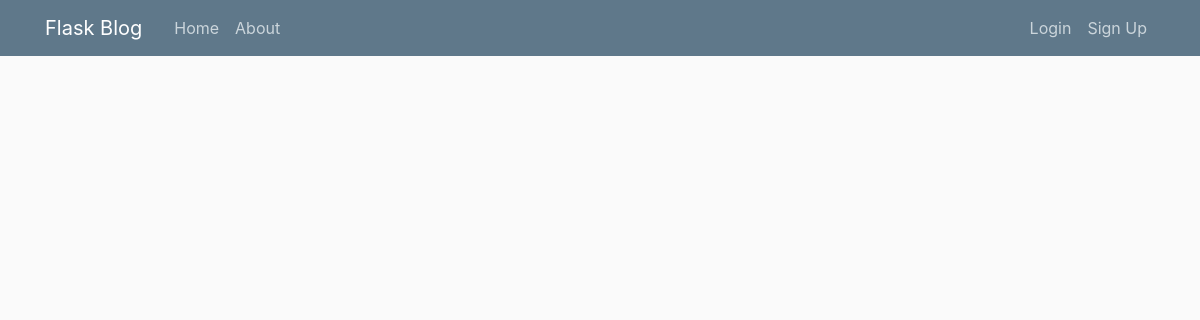
Page /home on the earlier database version.
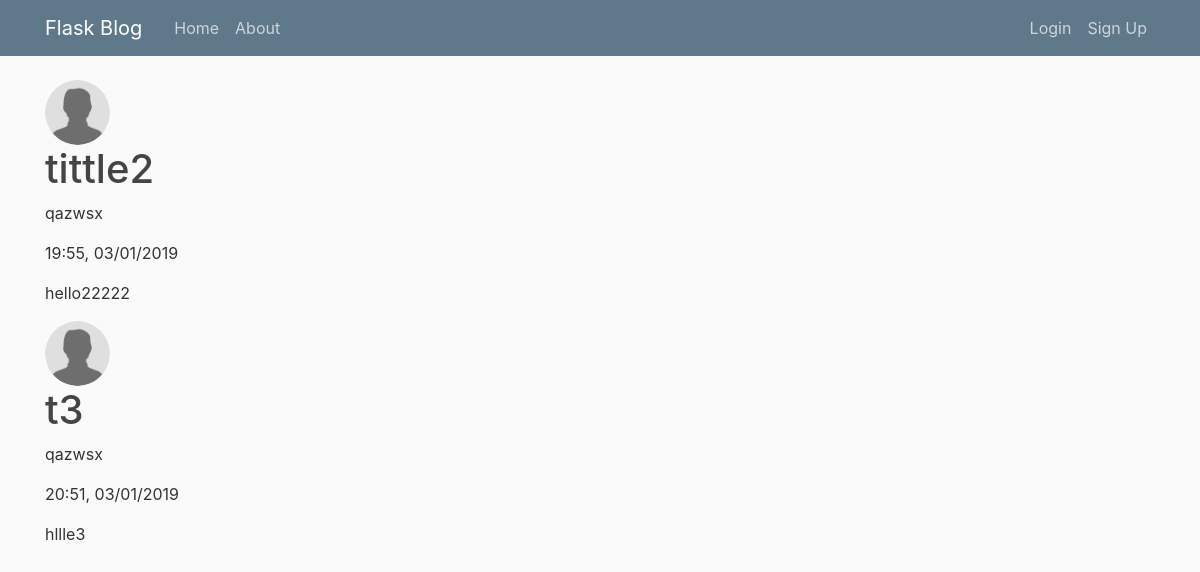
Same page on the later database version.
### sharethoughts/models.py (models this page shows, shortened)
class Post(db.Model):
    id = db.Column(db.Integer, primary_key=True)
    user_id = db.Column(db.Integer, db.ForeignKey('user.id'), nullable=False)
    title = db.Column(db.String(100), nullable=False)
    date = db.Column(db.DateTime, nullable=False, default=datetime.utcnow)
    content = db.Column(db.Text, nullable=False)

class User(db.Model, UserMixin):
    id = db.Column(db.Integer, primary_key=True)
    username = db.Column(db.String(20), unique=True, nullable=False)
    email = db.Column(db.String(120), unique=True, nullable=False)
    image_file = db.Column(db.String(20), nullable=False, default='default.jpg')
    password = db.Column(db.String(60), nullable=False)
    posts = db.relationship('Post', backref='author', lazy=True)

### sharethoughts/routes.py (the view)
@app.route("/")
@app.route("/home")
def home():
    posts = Post.query.all()
    return render_template('home.html', title='home', posts=posts)

### sharethoughts/templates/home.html
{% extends 'layout.html' %}
{% block content %}
    {% for post in posts %}
        <img class="rounded-circle article-img"  src="{{ url_for('static', filename='images/' + post.author.image_file) }}">
        <h1><a class='article-title' href="{{ url_for('post', post_id=post.id) }}">{{post.title}}</a></h1>
        <p>{{post.author.username}}</p>
        <p>{{post.date.strftime("%H:%M, %m/%d/%Y")}}</p>
        <p>{{post.content}}</p>
    {% endfor %}
{% endblock content %}

### sharethoughts/templates/layout.html (shortened to what this page needs)
<!DOCTYPE html>
<html>
<head>
    <link rel="stylesheet" href="https://maxcdn.bootstrapcdn.com/bootstrap/4.0.0/css/bootstrap.min.css">
    <link rel="stylesheet" type="text/css" href="{{ url_for('static', filename='main.css') }}">
</head>
<body>
    <header class="site-header">
      <nav class="navbar navbar-expand-md navbar-dark bg-steel fixed-top">
        <div class="container">
          <a class="navbar-brand mr-4" href="/">Flask Blog</a>
          <div class="collapse navbar-collapse" id="navbarToggle">
            <div class="navbar-nav mr-auto">
              <a class="nav-item nav-link" href="{{ url_for('home') }}">Home</a>
              <a class="nav-item nav-link" href="{{ url_for('home') }}">About</a>
            </div>
            <div class="navbar-nav">
              {% if current_user.is_authenticated %}
                <a class="nav-item nav-link" href="{{ url_for('new_post') }}">New</a>
                <a class="nav-item nav-link" href="{{ url_for('account') }}">{{ current_user.username }}</a>
                <a class="nav-item nav-link" href="{{ url_for('logout') }}">Logout</a>
              {% else %}
                <a class="nav-item nav-link" href="{{ url_for('login') }}">Login</a>
                <a class="nav-item nav-link" href="{{ url_for('signup') }}">Sign Up</a>
              {% endif %}
            </div>
          </div>
        </div>
      </nav>
    </header>
    <main role="main" class="container">
        <div class="">
          {% block content %}{% endblock %}
        </div>
    </main>
</body>
</html>

### sharethoughts/static/main.css (style rules this page uses)
body { background: #fafafa; color: #333333; margin-top: 5rem; }
h1, h2, h3, h4, h5, h6 { color: #444444; }
.bg-steel { background-color: #5f788a; }
.site-header .navbar-nav .nav-link { color: #cbd5db; }
.article-title { color: #444444; }
.article-img { height: 65px; width: 65px; margin-right: 16px; }

Differences in the rows shown:
added Post: image_file (placeholder picture), title "tittle2", author.username "qazwsx", date "19:55, 03/01/2019", content "hello22222"
added Post: image_file (placeholder picture), title "t3", author.username "qazwsx", date "20:51, 03/01/2019", content "hllle3"
